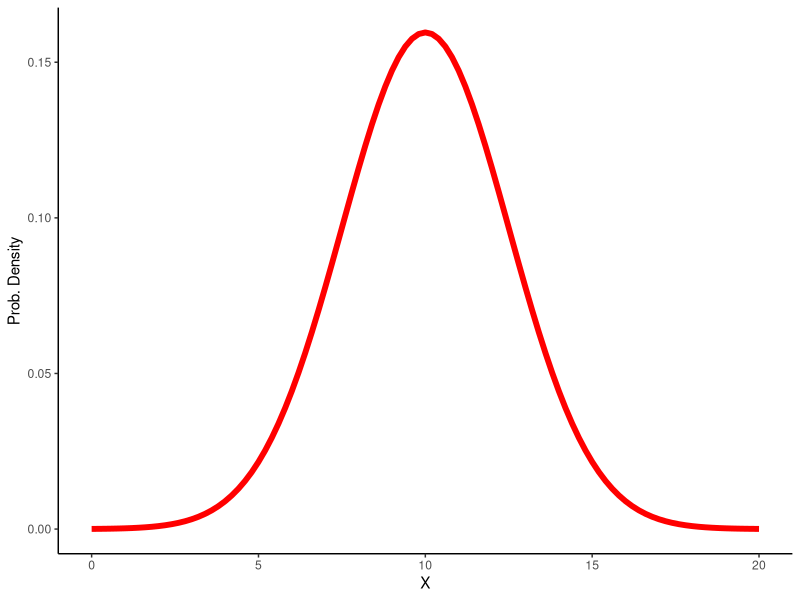
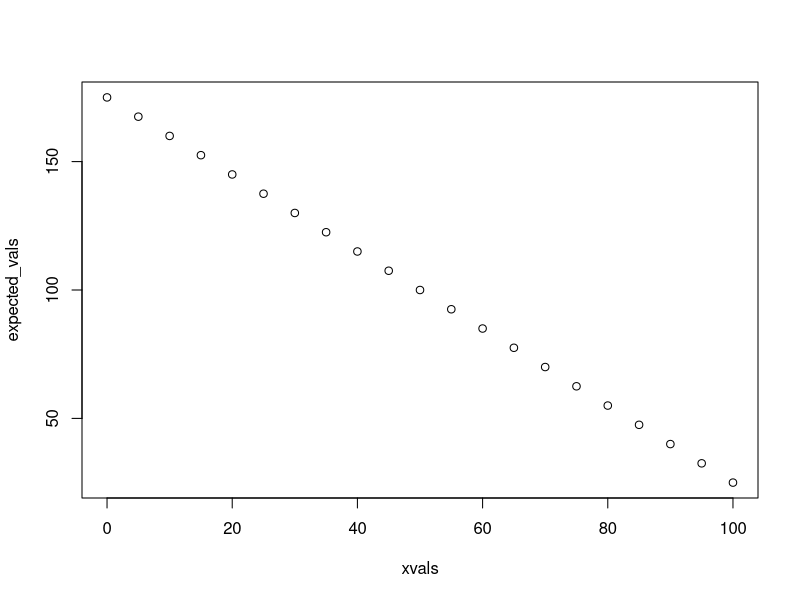
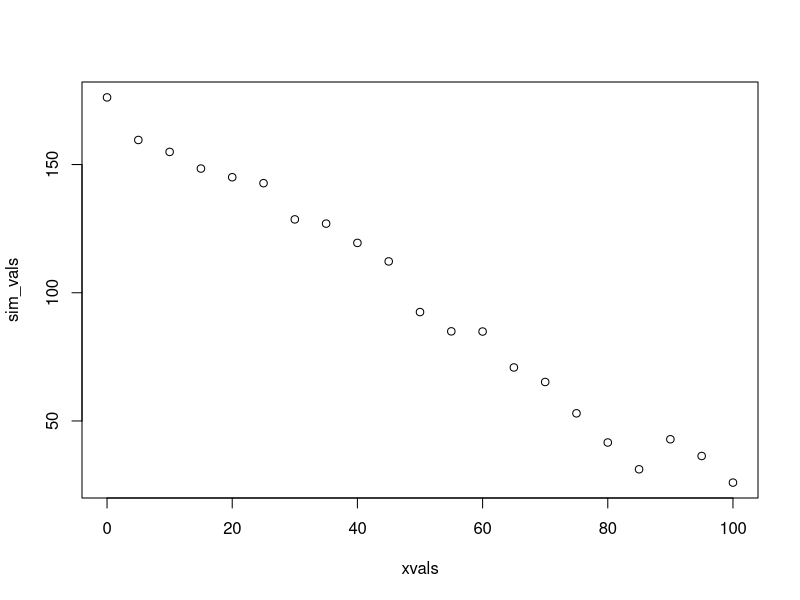
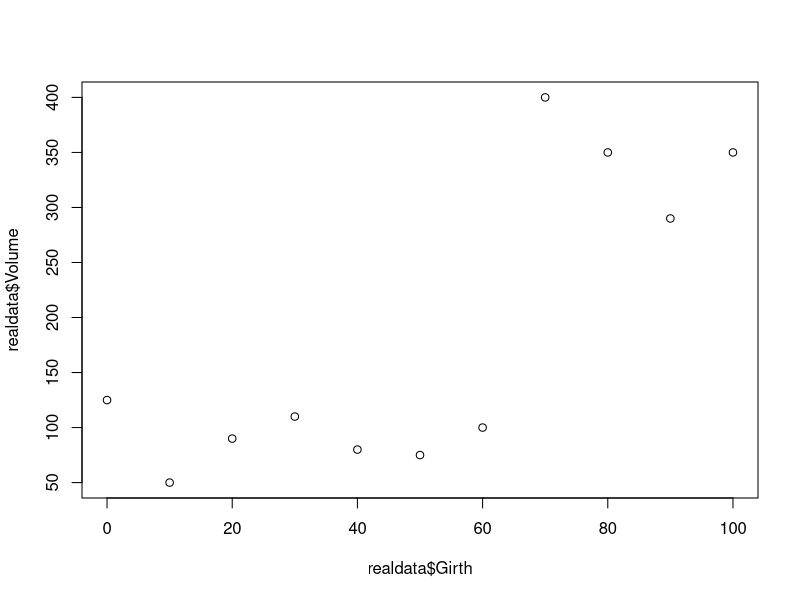
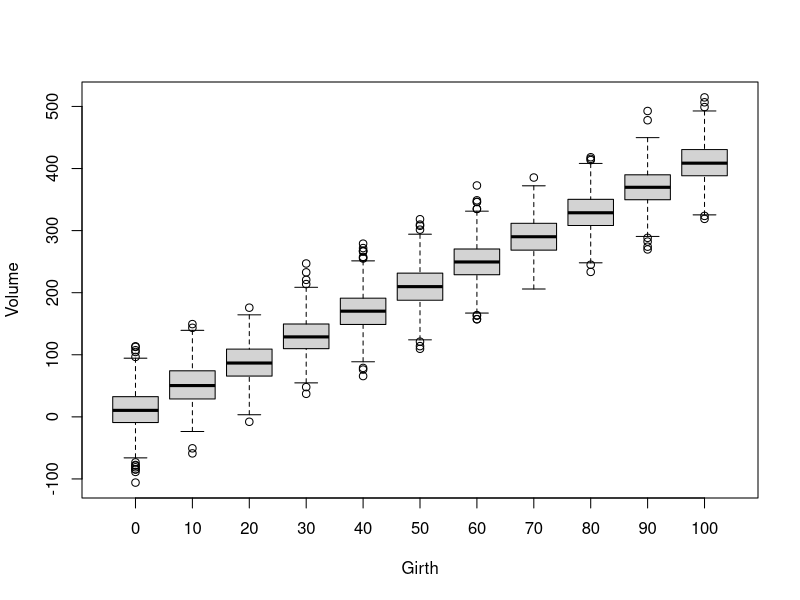
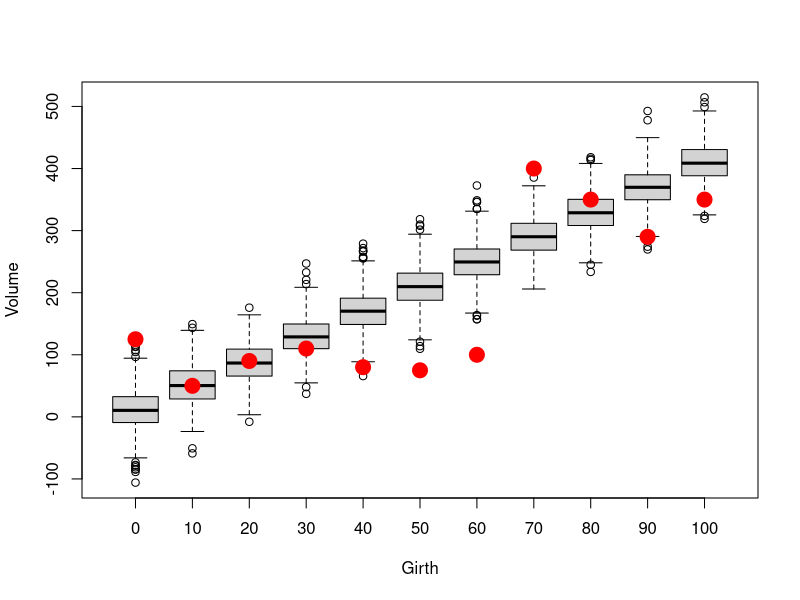
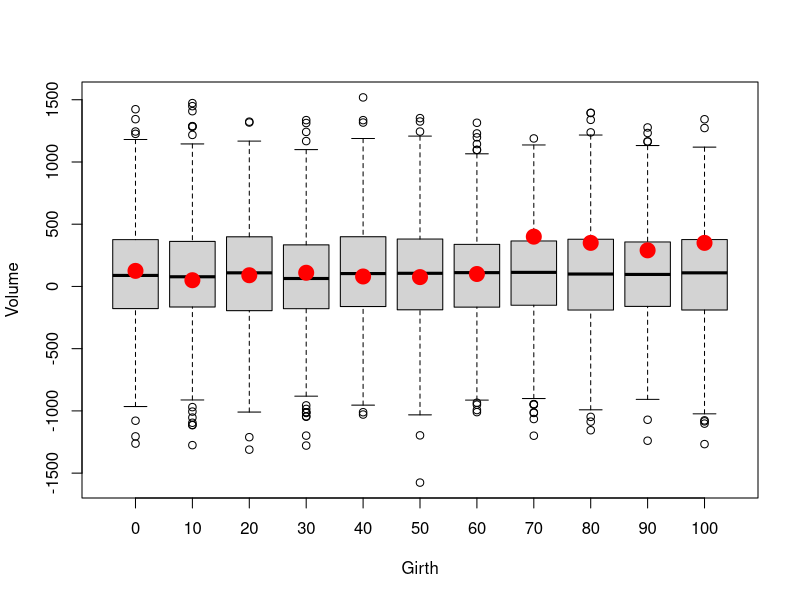
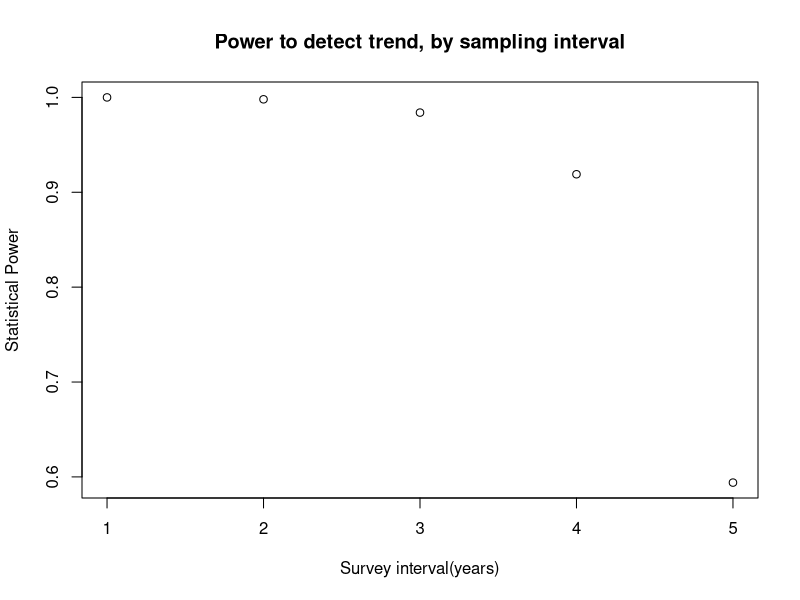

The R script that drew these images, in order:
## ---- chunk 1
knitr::opts_chunk$set(echo = TRUE, cache = TRUE)
## ---- chunk 2

#  NRES 746, Lecture 3  ------------------------
##  University of Nevada, Reno       
##  Data generating models                             
##     Building data simulation models
##     Deterministic and stochastic processes

## ---- chunk 3

# Short exercise:

# Generate 50 samples from Normal(mean=10,sd=4.1) 


# Generate 1000 samples from Poisson(mean=5.4)


# Generate 10 samples from Beta(shape1=0.1,shape2=0.1)


# Try some other distributions and parameters.  NOTE: you can visualize probability densities easily using the "curve" function. or in ggplot:

library(ggplot2)
ggplot() +
  stat_function(fun = dnorm,
                args = list(mean = 10, sd = 2.5),
                color = "red",
                linewidth = 2) +
  xlim(c(0,20)) +
  labs(x="X",y="Prob. Density") +
  theme_classic()
  

# curve(dnorm(x,0,2),-10,10)   # base R version is simpler in this case...

# What happens when you try to use a discrete distribution?

## ---- chunk 4

# SIMULATE DATA: ------------------
#  decompose into deterministic and stochastic components (linear regression example)

## Deterministic component  -----------------------------------------

#   define function for transforming a predictor variable into an expected response (linear regression)

    # Arguments:
      # x: vector of covariate values (predictor variable)
      # a: the intercept of a linear relationship mapping the covariate to an expected response
      # b: the slope of a linear relationship mapping the covariate to an expected response

deterministic_component <- function(x,a,b) {a + b*x}   # specify a deterministic, linear functional form

xvals = seq(0,100,5)  # define the values of a hypothetical predictor variable (e.g., tree girth)

expected_vals <- deterministic_component(xvals,175,-1.5)   # use the deterministic component to determine the expected response (e.g., tree volume)
expected_vals

plot(xvals,expected_vals)   # plot out the relationship

# plot(xvals,expected_vals,type="l")    # alternatively, plot as a line

## ---- chunk 5

## Stochastic component -------------------------------------------- 
##    define a function for transforming an expected (deterministic) response and adding a layer of "noise" on top!

    # Arguments:
      # x: vector of expected responses
      # sd: standard deviation of the "noise" component epsilon
stochastic_component <- function(x,sd){ rnorm(length(x),x,sd)}       # add a layer of "noise" on top of the expected response values

    ### Simulate stochastic data!!
sim_vals <- stochastic_component(expected_vals,sd=10)   # try it- run the function to add noise to your expected values. 

plot(xvals,sim_vals)     # plot it- it should look much more "noisy" now!

# ALTERNATIVELY:

sim_vals <- stochastic_component(deterministic_component(xvals,175,-1.5),10)    # stochastic "shell" surrounds a deterministic "core"    

## ---- chunk 6

# Goodness-of-fit test! -------------------------------------

    # Do the data fall into the range of plausible values produced by this model?

# Imagine you have the following "real" data (e.g., tree volumes). 

realdata <- data.frame(Volume=c(125,50,90,110,80,75,100,400,350,290,350),Girth=seq(0,100,10))
plot(realdata$Girth,realdata$Volume)

## ---- chunk 7

# Simulate many datasets from our hypothesized data generating model (intercept=10,slope=4,variance=1000):

lots <- 1000    # specify number to approximate infinity
N <- nrow(realdata)    # define the number of data points we should generate for each simulation "experiment"

simresults = replicate(lots, rnorm(N,10+realdata$Girth*4,31))

    # now make a boxplot of the results
boxplot(t(simresults),xaxt="n",ylab="Volume",xlab="Girth")    # (repeat) make a boxplot of the simulation results
axis(1,at=c(1:N),labels=realdata$Girth)                          # add x axis labels 

## ---- chunk 8

# Now overlay the "real" data
    # how well does the model fit the data?

boxplot(t(simresults),xaxt="n",ylab="Volume",xlab="Girth")    # (repeat) make a boxplot of the simulation results
axis(1,at=c(1:N),labels=realdata$Girth)                          # add x axis labels 
points(c(1:N),realdata$Volume,pch=20,cex=3,col="red",xaxt="n")     # this time, overlay the "real" data 

## ---- chunk 9

# Let's simulate many datasets from a 'null' model (intercept=100,slope=0,sd=400):

simresults = replicate(lots, rnorm(N,100,400))
boxplot(t(simresults),xaxt="n",ylab="Volume",xlab="Girth")    # (repeat) make a boxplot of the simulation results
axis(1,at=c(1:N),labels=realdata$Girth)                          # add x axis labels 
points(c(1:N),realdata$Volume,pch=20,cex=3,col="red",xaxt="n")     # this time, overlay the "real" data 





## ---- chunk 10

# Power analysis example ---------------------------------
#    designing a monitoring program for a rare species


   ### first, let's develop some helper functions:

## helper function 1 ---------------------------
# function for computing the probability of observing each animal in a single multi-day, multi-observer survey

    # Arguments:
      # N: population abundance
      # people: number of survey participants each day
      # days: survey duration, in days
      # pObs: prob of detection per person per day

SurvProb <- function(N=1000,people=1,days=3,pObs=0.02){
  probPerDay <- 1-(1-pObs)^people      # define the probability of detection per animal per day
  1-(1-probPerDay)^days       # define the probability of detection per animal for the entire survey
}
SurvProb(500,people=2,days=7,pObs=0.02)   # test the new function

## ---- chunk 11

## function: simulate monitoring data ----------------------------

# develop a function for simulating monitoring data from a declining population

    # Arguments:
      # N0: true initial population abundance
      # trend: proportional change in population size from last year
      # nyears: duration of simulation
      # people: number of survey participants each day
      # days: survey duration, in days
      # survint: survey interval, in years (e.g., 2 means surveys are conducted every other year)

SimulateMonitoringData <- function(N0=1000,trend=-0.03,nyears=25,people=1,days=3,survint=2){
  realAbund <- floor(N0 * (1+trend)^(0:(nyears-1)))   # no fractional individuals
  detected <- sapply(realAbund, function(t)  rbinom(1,t, SurvProb(t,people=people,days=days,pObs=0.02)   ) )
  detected[!c(0:(nyears-1))%%survint==0] <- NA            # if the survey is not performed that year, return a missing value
  detected       # return the number of individuals detected
}

SimulateMonitoringData(N0=1000,trend=-0.03,nyears=25,people=1,days=3,survint=4)    # test the new function

## ---- chunk 12

## function: assessing whether or not a decline was detected ------------------------

    # Arguments:
      # monitoringData: simulated results from a long-term monitoring study
      # alpha: define acceptable type-I error rate (acceptable false positive rate)

IsDecline <- function(monitoringData,alpha=0.05){
  time <- 1:length(monitoringData)      # vector of survey years
  model <- lm(monitoringData~time)    # for now, let's use ordinary linear regression (perform linear regression on simulated monitoring data)
  p_value <- summary(model)$coefficients["time","Pr(>|t|)"]      # extract the p-value  
  isdecline <- ifelse(summary(model)$coefficients["time","Estimate"]<0,TRUE,FALSE)     # determine if the simulated monitoring data determined a "significant" decline
  sig_decline <- ifelse((p_value<=alpha)&(isdecline),TRUE,FALSE)    # if declining and significant trend, then the monitoring protocol successfully diagnosed a decline
  return(sig_decline)
}

IsDecline(monitoringData=c(10,20,NA,15,1),alpha=0.05)    # test the function

## ---- chunk 13

initabund <- 1000    # set initial population abundance.
N0=initabund;trend=-0.03;nyears=25;people=1;days=3;survint=2;alpha=0.05

GetPower <- function(N0=1000,trend=-0.03,nyears=25,people=1,days=3,survint=2,alpha=0.05){
  lots=1000
  dats <- replicate(lots, SimulateMonitoringData(N0,trend,nyears,people,days,survint) )
  tests <- apply(dats,2,IsDecline,alpha=alpha)
  sum(tests==TRUE)/lots 
}

## ---- chunk 14

  initabund = 1000
  survints <- c(1:5)
  powers <- numeric(length(survints))
  for(i in 1:length(survints)){
    powers[i] <- GetPower(survint=survints[i])
  }
  
  plot(powers~survints,xlab="Survey interval(years)",ylab="Statistical Power",main="Power to detect trend, by sampling interval") 
